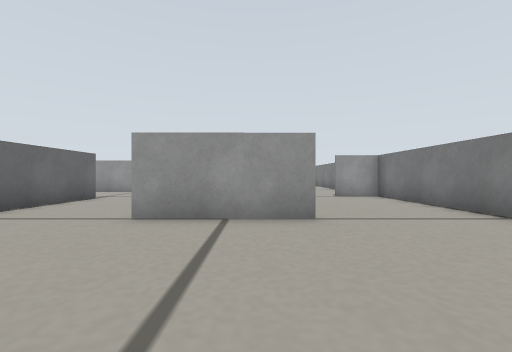
[1] (above)

23 first-person views from a walk through a world built for the Gazebo simulator. The camera is 0.15 m above the floor, looks level and sees 90° across. The floor is counted in squares, 0.2 m on a side. Each view is taken from the middle of a square. On the plan, view 1 faces up. The plan holds only what a view shows up to about 9 squares ahead; the rest is blank. Robots are left out.

[2]
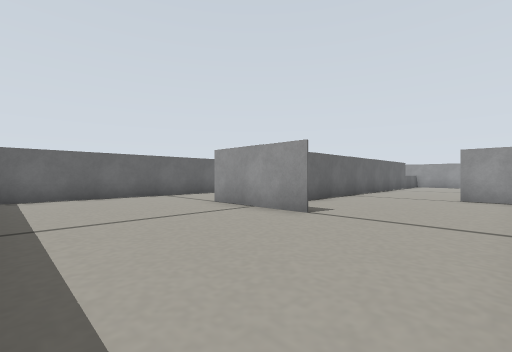

[3]
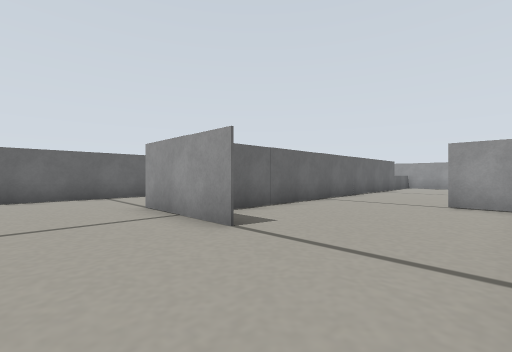

[4]
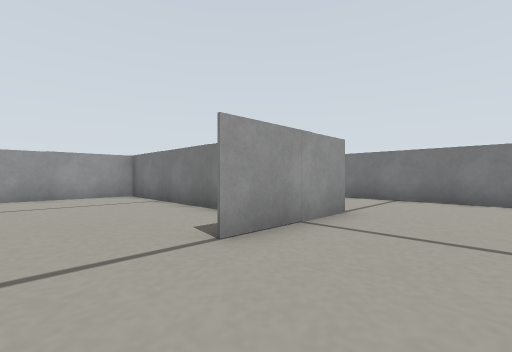

[5]
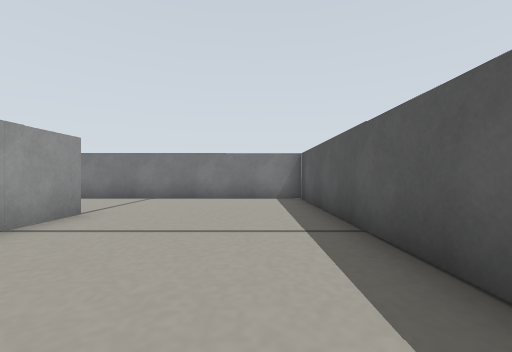

[6]
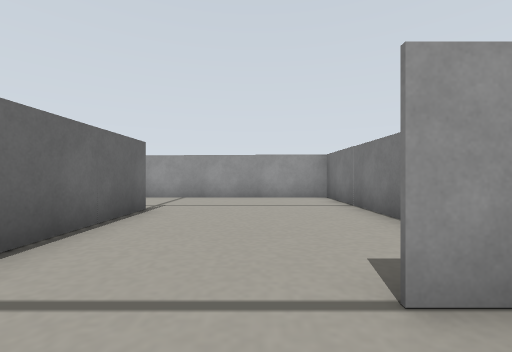

[7]
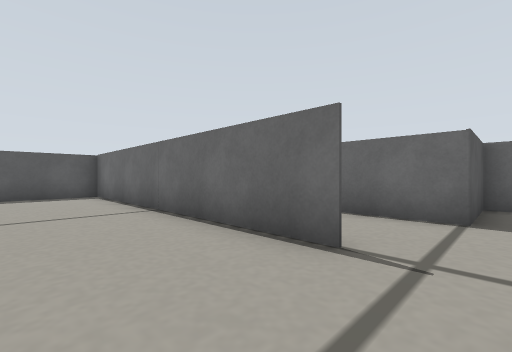

[8]
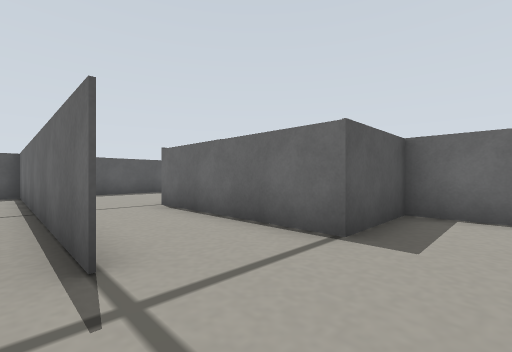

[9]
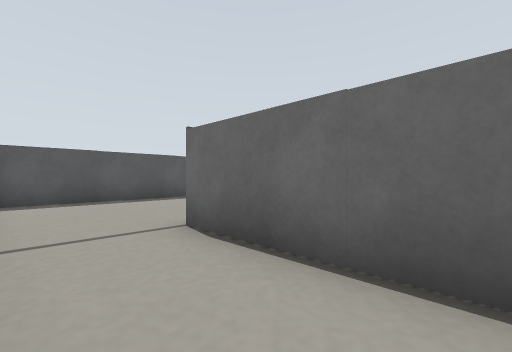

[10]
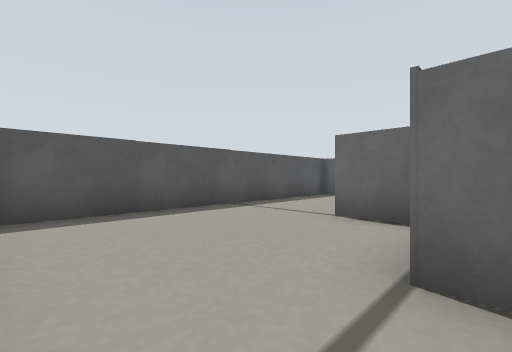

[11]
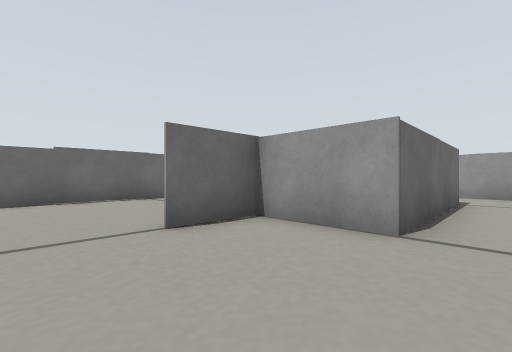

[12]
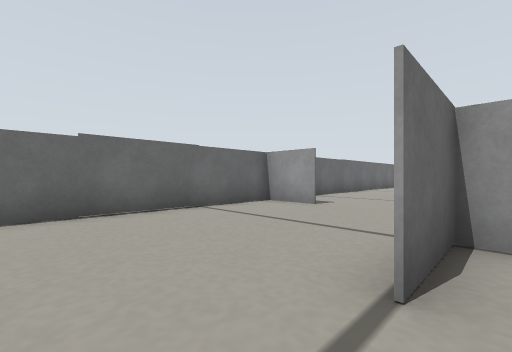

[13]
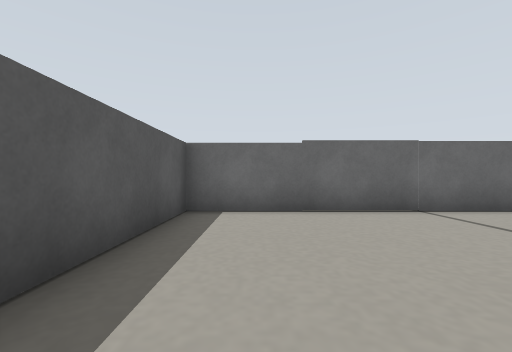

[14]
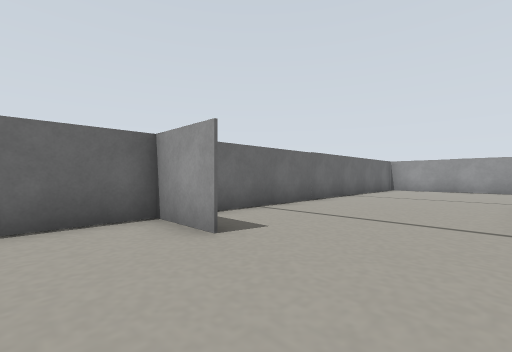

[15]
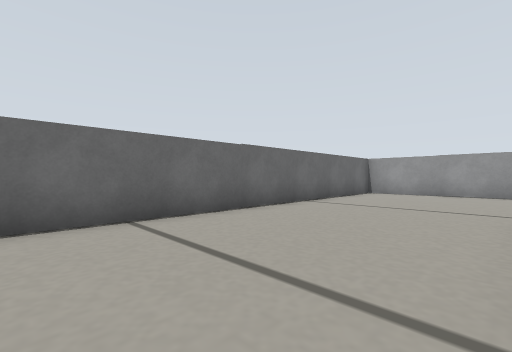

[16]
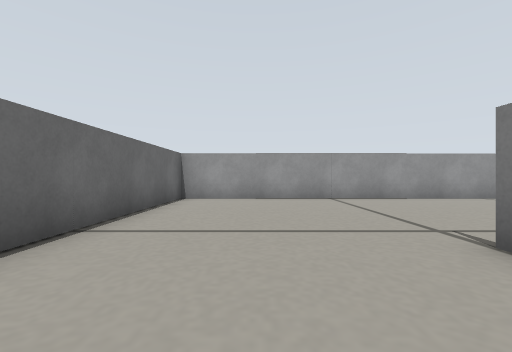

[17]
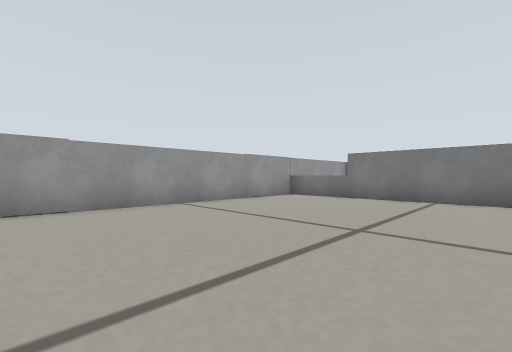

[18]
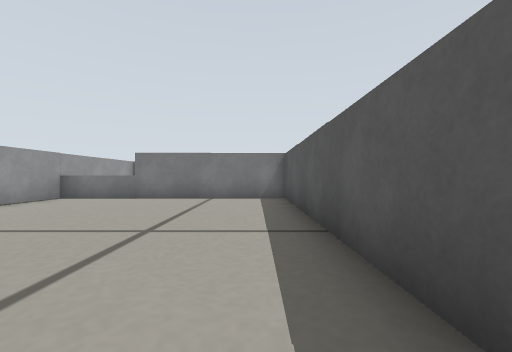

[19]
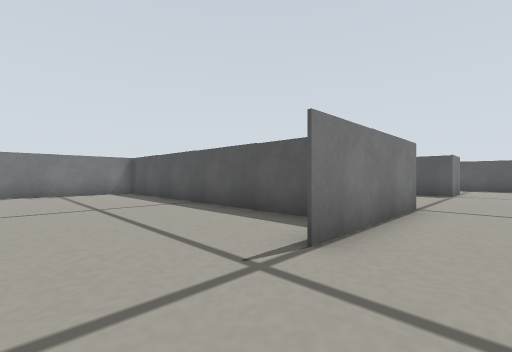

[20]
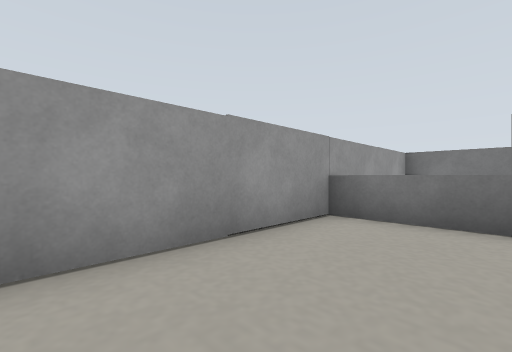

[21]
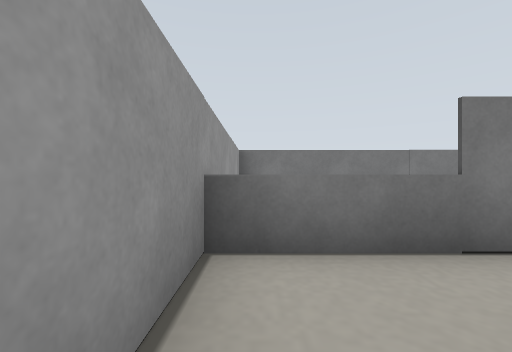

[22]
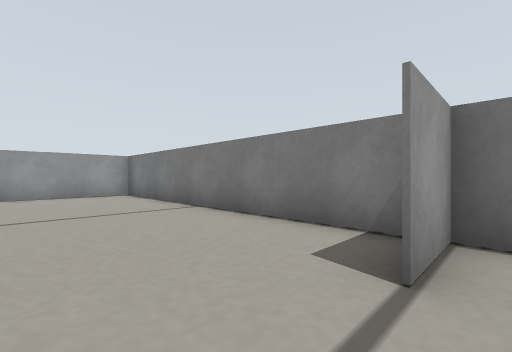

[23]
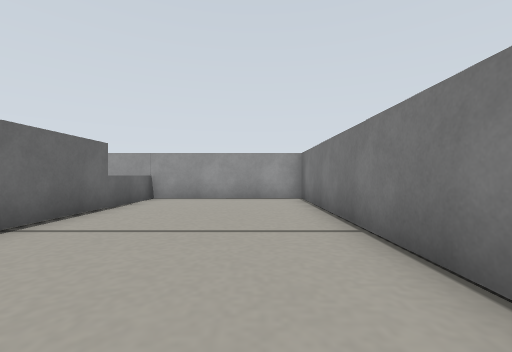

### Floor plan
Points are (right, up) in squares from view 1. A wall is a line through its corners. A room is listed if a view was taken in it or the views show most of it. See-through windows are left out.
Room 1 (views 1, 2, 3, 4, 5, 6, 22)
walls: (1.1, 4.4) (-2.2, 4.4); (-5.5, 4.4) (-5.5, -0.5); (-5, -0.5) (4.5, -0.5) (4.5, 10); (-0.5, 10.2) (-0.5, 5.8); (4.5, 9.5) (2.9, 9.5)
ways out: opening at (-3.5, 4) to room 2; opening at (1.5, 10) to room 6
Room 2 (views 7, 8)
walls: (-5.5, 8.8) (-5.5, 4.4); (-0.5, 6.6) (-0.5, 12.1); (-0.5, 12) (-5.4, 12)
ways out: opening at (-3.5, 4) to room 1; opening at (-5, 10) to room 3
Room 3 (views 9, 10, 11, 12, 13)
walls: (-10.5, -0.5) (-5, -0.5); (-10.4, 11) (-10.4, 9.6) (-8, 9.6) (-8, 4.4) (-10.4, 4.4) (-10.4, 2.6); (-5.4, 12) (-8.4, 12)
ways out: opening at (-5, 10) to room 2; opening at (-10, 1) to room 4
Room 4 (view 14)
walls: (-13.6, 7) (-15.5, 7) (-15.5, -0.5) (-10.5, -0.5)
ways out: opening at (-10, 1) to room 3; opening at (-11, 7) to room 5
Room 5 (views 15, 16, 17, 18, 19, 20, 21)
walls: (-9.4, 12) (-0.6, 12); (-10.5, 9.5) (-10.5, 13.8); (-0.5, 12.1) (-0.5, 19.5); (0, 19.5) (-15.5, 19.5) (-15.5, 7)
ways out: opening at (-11, 7) to room 4
Room 6 (view 23)
walls: (-0.5, 19.5) (-0.5, 14.4); (4.5, 10) (4.5, 19.5) (0, 19.5)
ways out: opening at (1.5, 10) to room 1

Where each view was taken, in squares from view 1:
view 1: 0 up, 0 right, facing up
view 2: 0 up, 4 right, facing up-left
view 3: 2 up, 4 right, facing up-left
view 4: 2 up, 4 left, facing up-right
view 5: 1 up, 4 left, facing right
view 6: 3 up, 3 left, facing up
view 7: 10 up, 3 left, facing down-left
view 8: 11 up, 5 left, facing down-left
view 9: 8 up, 6 left, facing down-left
view 10: 5 up, 6 left, facing down-left
view 11: 1 up, 7 left, facing up-left
view 12: 1 up, 10 left, facing up-left
view 13: 1 up, 10 left, facing left
view 14: 5 up, 11 left, facing up-left
view 15: 8 up, 11 left, facing up-left
view 16: 11 up, 13 left, facing up
view 17: 13 up, 9 left, facing up-right
view 18: 13 up, 9 left, facing right
view 19: 16 up, 12 left, facing down-right
view 20: 17 up, 5 left, facing up-right
view 21: 19 up, 3 left, facing right
view 22: 9 up, 1 right, facing up-right
view 23: 11 up, 3 right, facing up
